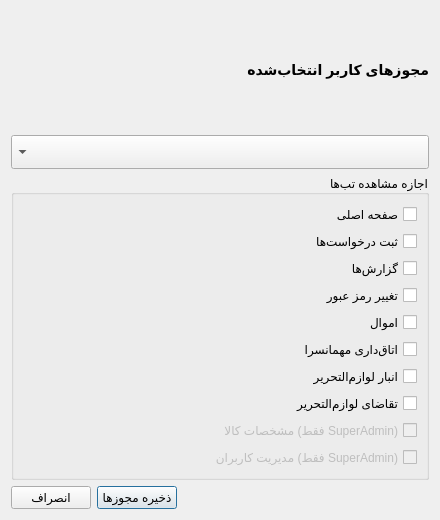
<?xml version='1.0' encoding='UTF-8'?>
<ui version="4.0">
 <class>UserPermissionsDialog</class>
 <widget class="QDialog" name="UserPermissionsDialog">
  <property name="geometry">
   <rect>
    <x>0</x>
    <y>0</y>
    <width>440</width>
    <height>520</height>
   </rect>
  </property>
  <property name="windowTitle">
   <string>تعیین مجوز دسترسی کاربر</string>
  </property>
  <property name="layoutDirection">
   <enum>Qt::RightToLeft</enum>
  </property>
  <layout class="QVBoxLayout" name="verticalLayout">
   <item>
    <widget class="QLabel" name="lblSelectedUser">
     <property name="text">
      <string>مجوزهای کاربر انتخاب‌شده</string>
     </property>
     <property name="styleSheet">
      <string notr="true">font-weight: bold; font-size: 14px;</string>
     </property>
    </widget>
   </item>
   <item>
    <widget class="QComboBox" name="cmbUsers">
     <property name="minimumSize">
      <size>
       <width>0</width>
       <height>34</height>
      </size>
     </property>
    </widget>
   </item>
   <item>
    <widget class="QGroupBox" name="grpPermissions">
     <property name="title">
      <string>اجازه مشاهده تب‌ها</string>
     </property>
     <layout class="QVBoxLayout" name="permissionsLayout">
      <item>
       <widget class="QCheckBox" name="chkTabHome">
        <property name="text">
         <string>صفحه اصلی</string>
        </property>
       </widget>
      </item>
      <item>
       <widget class="QCheckBox" name="chkTabKar">
        <property name="text">
         <string>ثبت درخواست‌ها</string>
        </property>
       </widget>
      </item>
      <item>
       <widget class="QCheckBox" name="chkTabReport">
        <property name="text">
         <string>گزارش‌ها</string>
        </property>
       </widget>
      </item>
      <item>
       <widget class="QCheckBox" name="chkTabChangePassword">
        <property name="text">
         <string>تغییر رمز عبور</string>
        </property>
       </widget>
      </item>
      <item>
       <widget class="QCheckBox" name="chkTabAmval">
        <property name="text">
         <string>اموال</string>
        </property>
       </widget>
      </item>
      <item>
       <widget class="QCheckBox" name="chkTabHotel">
        <property name="text">
         <string>اتاق‌داری مهمانسرا</string>
        </property>
       </widget>
      </item>
      <item>
       <widget class="QCheckBox" name="chkTabAnbarTahrir">
        <property name="text">
         <string>انبار لوازم‌التحریر</string>
        </property>
       </widget>
      </item>
      <item>
       <widget class="QCheckBox" name="chkTabMtoTahrir">
        <property name="text">
         <string>تقاضای لوازم‌التحریر</string>
        </property>
       </widget>
      </item>
      <item>
       <widget class="QCheckBox" name="chkTabMesc">
        <property name="text">
         <string>مشخصات کالا (فقط SuperAdmin)</string>
        </property>
        <property name="enabled">
         <bool>false</bool>
        </property>
       </widget>
      </item>
      <item>
       <widget class="QCheckBox" name="chkTabUserManagement">
        <property name="text">
         <string>مدیریت کاربران (فقط SuperAdmin)</string>
        </property>
        <property name="enabled">
         <bool>false</bool>
        </property>
       </widget>
      </item>
     </layout>
    </widget>
   </item>
   <item>
    <layout class="QHBoxLayout" name="buttonsLayout">
     <item>
      <spacer name="horizontalSpacer">
       <property name="orientation">
        <enum>Qt::Horizontal</enum>
       </property>
       <property name="sizeHint" stdset="0">
        <size>
         <width>40</width>
         <height>20</height>
        </size>
       </property>
      </spacer>
     </item>
     <item>
      <widget class="QPushButton" name="btnSavePermissions">
       <property name="text">
        <string>ذخیره مجوزها</string>
       </property>
      </widget>
     </item>
     <item>
      <widget class="QPushButton" name="btnCancelPermissions">
       <property name="text">
        <string>انصراف</string>
       </property>
      </widget>
     </item>
    </layout>
   </item>
  </layout>
 </widget>
 <resources />
 <connections />
</ui>
